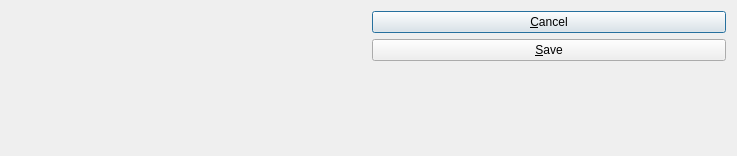
<ui version="4.0" >
 <class>addressDialog</class>
 <widget class="QDialog" name="addressDialog" >
  <property name="geometry" >
   <rect>
    <x>0</x>
    <y>0</y>
    <width>737</width>
    <height>156</height>
   </rect>
  </property>
  <property name="windowTitle" >
   <string>Address Dialog</string>
  </property>
  <layout class="QHBoxLayout" name="horizontalLayout" >
   <item>
    <widget class="AddressCluster" name="_addr" />
   </item>
   <item>
    <layout class="QVBoxLayout" name="verticalLayout" >
     <item>
      <widget class="QPushButton" name="_cancel" >
       <property name="text" >
        <string>&amp;Cancel</string>
       </property>
      </widget>
     </item>
     <item>
      <widget class="QPushButton" name="_save" >
       <property name="text" >
        <string>&amp;Save</string>
       </property>
      </widget>
     </item>
     <item>
      <spacer name="verticalSpacer" >
       <property name="orientation" >
        <enum>Qt::Vertical</enum>
       </property>
       <property name="sizeHint" stdset="0" >
        <size>
         <width>20</width>
         <height>40</height>
        </size>
       </property>
      </spacer>
     </item>
    </layout>
   </item>
  </layout>
 </widget>
 <customwidgets>
  <customwidget>
   <class>AddressCluster</class>
   <extends></extends>
   <header>addresscluster.h</header>
  </customwidget>
 </customwidgets>
 <resources/>
 <connections>
  <connection>
   <sender>_cancel</sender>
   <signal>clicked()</signal>
   <receiver>addressDialog</receiver>
   <slot>reject()</slot>
   <hints>
    <hint type="sourcelabel" >
     <x>595</x>
     <y>30</y>
    </hint>
    <hint type="destinationlabel" >
     <x>551</x>
     <y>2</y>
    </hint>
   </hints>
  </connection>
 </connections>
</ui>
